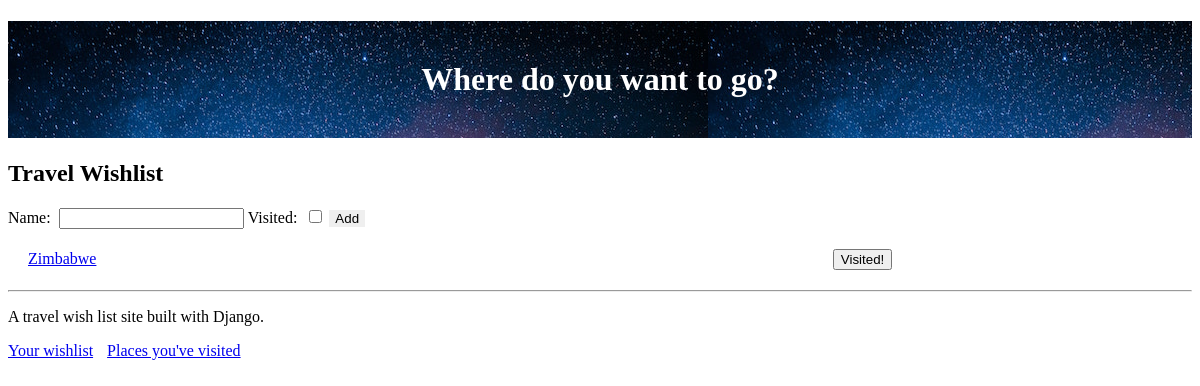
The app's page / (signed in), older data.
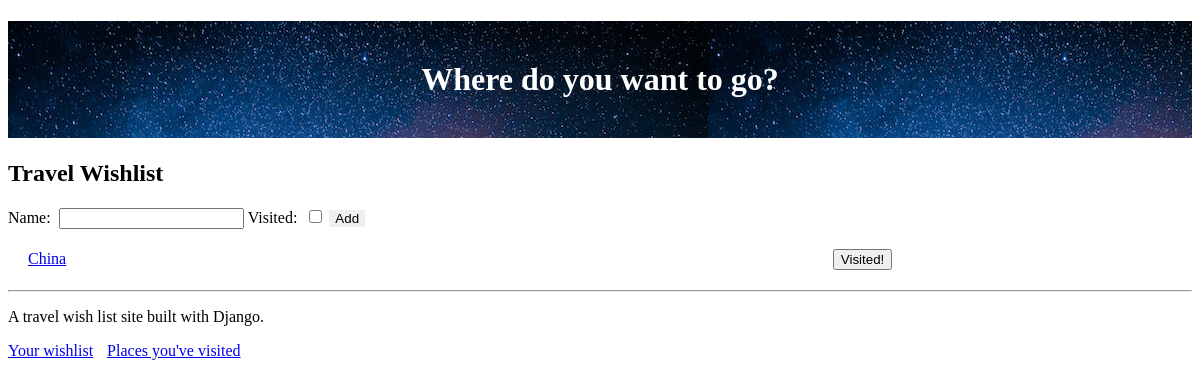
The same page, newer data.
### travel_wishlist/models.py (models this page shows, shortened)
class Place(models.Model):
    user = models.ForeignKey('auth.User', null=False, on_delete=models.CASCADE)
    name = models.CharField(max_length=200)
    visited = models.BooleanField(default=False)
    notes = models.TextField(blank=True, null=True)
    date_visited = models.DateField(blank=True, null=True)
    photo = models.ImageField(upload_to='user_images/', blank=True, null=True)

### travel_wishlist/views.py (the view, shortened to what this page needs)
# urls.py: path('', views.place_list, name='place_list'),
@login_required
def place_list(request):
    places = Place.objects.filter(user=request.user).filter(visited=False).order_by('name') #Fetches not visited places from the database
    new_place_form = NewPlaceForm()
    return render(request, 'travel_wishlist/wishlist.html', {'places': places, 'new_place_form': new_place_form})

### travel_wishlist/forms.py
class NewPlaceForm(forms.ModelForm):
    class Meta:
        model = Place
        fields = ('name', 'visited')

### travel_wishlist/templates/travel_wishlist/wishlist.html (shortened to what this page needs)
{% extends 'travel_wishlist/base.html' %}
{% block content %}
<h2>Travel Wishlist</h2>
<form method="POST" action="{% url 'place_list' %}">
    {{ new_place_form }}
    <button id="add-new-place" type="submit">Add</button>
</form>
{% for place in places %}
<div class="wishlist-place">
    <span id="place-name-{{ place.pk }}" class="place-name">
        <a href="{% url 'place_details' place_pk=place.pk %}">{{ place.name }}</a>
    </span>
    <form class="visited-form" method="POST" action="{% url 'place_was_visited' place.pk %}">
        <button id="visited-button-{{ place.pk }}" type="submit">Visited!</button>
    </form>
</div>
{% empty %}
<p>You have no places in your wishlist</p>
{% endfor %}
{% endblock %}

Row changes from the older to the newer data that the page shows:
removed Place: name "Zimbabwe"
added Place: name "China"
